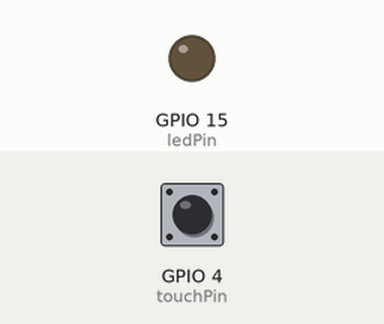
Bench run of a sketch on a simulated ESP32. Shown: output pins drawn as LEDs (lit = HIGH). Dashed ring = blinking. The inputs (shaded band) are chosen by the test bench; at power-on: GPIO 4 (touchPin) HIGH. What the sketch prints to the serial monitor is not drawn.

Above: at 1.2 s.
1.3 s: GPIO 4 (touchPin) pulled LOW for 3.2 s
At 1.71 s:
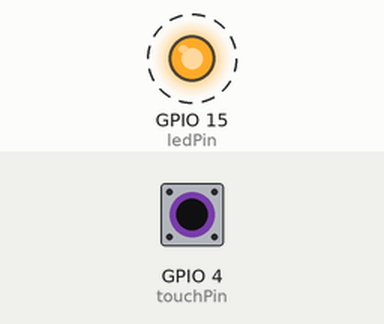
Timing chart, 0 to 5.9 s (numbered marks = the images above; inputs shaded):
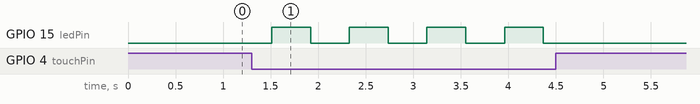

The sketch:

iad-excercise-1.ino
```cpp
const int ledPin = 15;
const int touchPin = 4;
const int threshold = 40;
int clickCount = 0;
bool ledState = false;
unsigned long lastClickTime = 0;
const unsigned long debounceDelay = 200; // Zeitfenster zwischen zwei Klicks

void setup() {
  pinMode(ledPin, OUTPUT);
  Serial.begin(9600);
}

void loop() {
  int touchValue = touchRead(touchPin);
  Serial.println(touchValue);

  if (touchValue < threshold) {
    unsigned long currentTime = millis();
    if (currentTime - lastClickTime > debounceDelay) {
      clickCount++;
      lastClickTime = currentTime;
      if (clickCount == 2) {
        ledState = !ledState; // Toggle LED state
        digitalWrite(ledPin, ledState ? HIGH : LOW);
        clickCount = 0; // Reset click count
      }
    }
  }
}
```

Measured:
- after the input at 1.3 s, GPIO 15 (ledPin): alternates HIGH for 0.41 s and LOW for 0.41 s, 8 changes in all, then stays LOW, starting after 0.21 s
